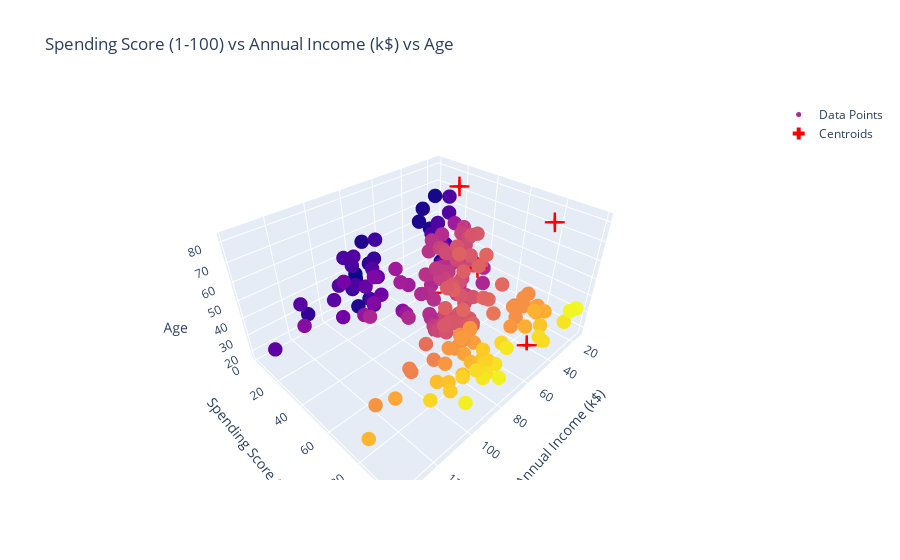

The notebook cell saved with this chart:
### Markdown cell above
***Implementing the model***

### Code cell
model = KMeans(n_clusters=5, max_iter=1000)
model.fit(m1)
cluster = model.cluster_centers_
centroids = np.array(cluster)
labels = model.labels_

x = np.array(df2['annual_income'])
y = np.array(df2['spending_score'])
z = np.array(df2['age'])

scatter_data = [
    go.Scatter3d(x=x, y=y, z=z, mode='markers', marker=dict(
        size=5, color=y), name='Data Points'),
    go.Scatter3d(x=centroids[:, 0], y=centroids[:, 1], z=centroids[:, 2],
                 mode='markers', marker=dict(size=10, color='red', symbol='cross'), name='Centroids')
]

layout = go.Layout(
    scene=dict(xaxis_title='Annual Income (k$)',
               yaxis_title='Spending Score (1-100)', zaxis_title='Age'),
    title='Spending Score (1-100) vs Annual Income (k$) vs Age'
)

fig = go.Figure(data=scatter_data, layout=layout)
fig.show()

### Figure 1 — Plotly figure (JSON) as saved in the notebook; plotly's stock layout.template omitted (floating-point values rounded to 4 significant figures; data arrays with more than 128 entries replaced by an {"elided": "..."} marker saying what was removed)
{"data": [{"marker": {"color": {"elided": "200 int values"}, "size": 5}, "mode": "markers", "name": "Data Points", "type": "scatter3d", "x": {"elided": "200 int values"}, "y": {"elided": "200 int values"}, "z": {"elided": "200 int values"}}, {"marker": {"color": "red", "size": 10, "symbol": "cross"}, "mode": "markers", "name": "Centroids", "type": "scatter3d", "x": [40.67, 32.69, 45.22, 25.52, 43.09], "y": [87.75, 86.54, 26.3, 26.3, 55.29], "z": [17.58, 82.13, 20.91, 78.57, 49.57]}], "layout": {"scene": {"xaxis": {"title": {"text": "Annual Income (k$)"}}, "yaxis": {"title": {"text": "Spending Score (1-100)"}}, "zaxis": {"title": {"text": "Age"}}}, "title": {"text": "Spending Score (1-100) vs Annual Income (k$) vs Age"}}}
